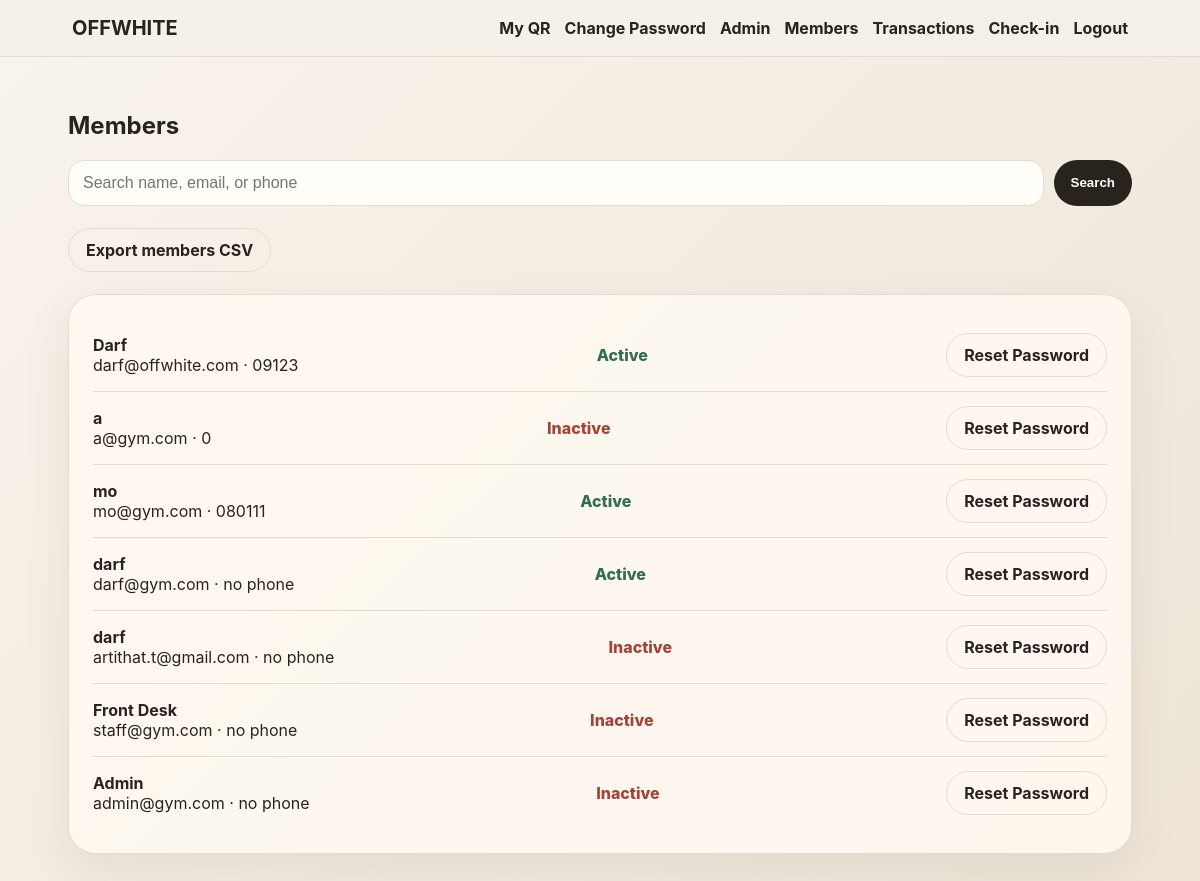
The app's page /admin/members (signed in), older data.
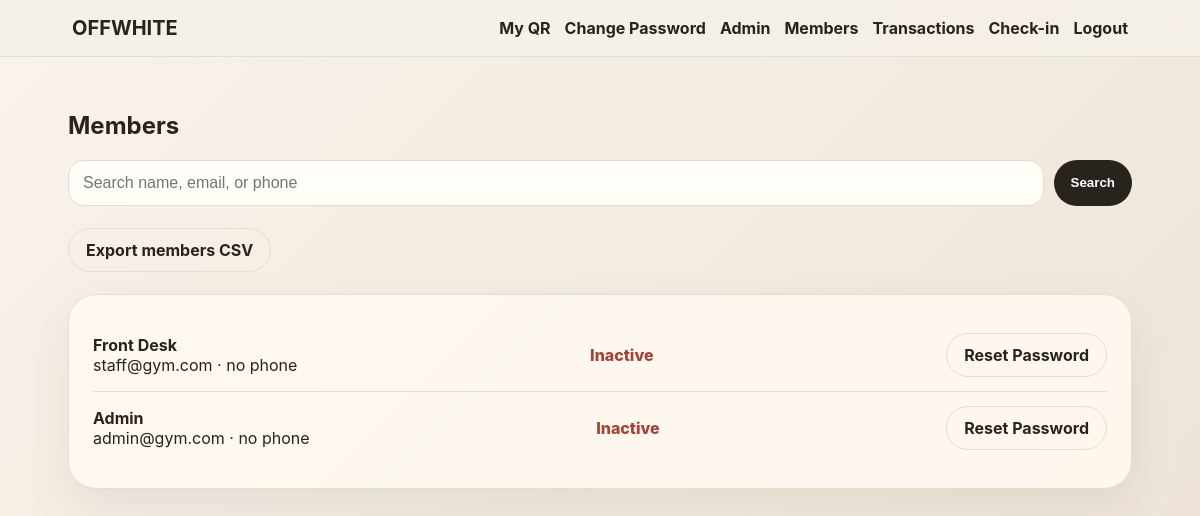
The same page, newer data.
### app.py (models this page shows)
class User(db.Model):
    id = db.Column(db.Integer, primary_key=True)
    name = db.Column(db.String(120), nullable=False)
    email = db.Column(db.String(160), unique=True, nullable=False)
    phone = db.Column(db.String(30))
    password_hash = db.Column(db.String(255), nullable=False)
    role = db.Column(db.String(20), default='member') # member, staff, admin
    created_at = db.Column(db.DateTime, default=datetime.utcnow)
    membership_type = db.Column(db.String(30))
    membership_expiry = db.Column(db.DateTime)
    member_qr_token = db.Column(db.String(80), unique=True, default=lambda: uuid.uuid4().hex)
    payments = db.relationship('Payment', backref='user', lazy=True)

### app.py (the view)
@app.route('/admin/members')
@staff_required
def members():
    q = request.args.get('q','').strip()
    query = User.query
    if q:
        query = query.filter((User.name.ilike(f'%{q}%')) | (User.email.ilike(f'%{q}%')) | (User.phone.ilike(f'%{q}%')))
    return render_template('members.html', members=query.order_by(User.created_at.desc()).all(), q=q, now=datetime.utcnow())

### app.py (called while the page is built)
def current_user():
    uid = session.get('user_id')
    return User.query.get(uid) if uid else None

@app.context_processor
def inject_globals():
    return dict(current_user=current_user(), gym_name=GYM_NAME, payment_mode=PAYMENT_MODE, plans=PLANS)

def staff_required(fn):
    @wraps(fn)
    def wrapper(*args, **kwargs):
        u = current_user()
        if not u or u.role not in ['staff', 'admin']:
            flash('Staff access required.', 'danger')
            return redirect(url_for('home'))
        return fn(*args, **kwargs)
    return wrapper

### templates/members.html
{% extends 'base.html' %}{% block content %}<h2>Members</h2><form class="search"><input name="q" value="{{q}}" placeholder="Search name, email, or phone"><button class="btn">Search</button></form><div class="actions"><a class="btn ghost" href="{{url_for('export_members_csv')}}">Export members CSV</a></div><div class="card table">{% for m in members %}<div class="row"><a class="link" href="{{url_for('member_detail',user_id=m.id)}}"><div><b>{{m.name}}</b><br><span>{{m.email}} · {{m.phone or 'no phone'}}</span></div></a><span class="status {{'good' if m.membership_expiry and m.membership_expiry>now else 'bad'}}">{{'Active' if m.membership_expiry and m.membership_expiry>now else 'Inactive'}}</span>{% if current_user.role == 'admin' %}<a class="btn ghost" href="{{url_for('admin_reset_password',user_id=m.id)}}">Reset Password</a>{% endif %}</div>{% endfor %}</div>{% endblock %}

### templates/base.html (shortened to what this page needs)
<!doctype html><html lang="en"><head>
<link rel="stylesheet" href="{{ url_for('static', filename='style.css') }}">
</head><body>
<nav class="nav"><a class="brand" href="{{ url_for('home') }}">{{ gym_name }}</a><div>
{% if current_user %}
<a href="{{ url_for('dashboard') }}">My QR</a><a href="{{ url_for('change_password') }}">Change Password</a>{% if current_user.role in ['admin','staff'] %}<a href="{{ url_for('admin_dashboard') }}">Admin</a><a href="{{ url_for('members') }}">Members</a><a href="{{ url_for('transactions') }}">Transactions</a><a href="{{ url_for('checkin') }}">Check-in</a>{% endif %}<a href="{{ url_for('logout') }}">Logout</a>
{% else %}<a href="{{ url_for('login') }}">Login</a><a class="pill" href="{{ url_for('register') }}">Join</a>{% endif %}
</div></nav>
<main class="wrap">
{% block content %}{% endblock %}
</main>
</body></html>

### static/style.css (style rules this page uses)
:root { --bg:#f5f0e8;--card:#fffaf2;--ink:#28231d;--muted:#7e7467;--line:#e5dccf;--accent:#8b6f47;--accent2:#2f3b2f;--bad:#a44438;--good:#326d4f }
* { box-sizing:border-box }
body { margin:0;background:linear-gradient(135deg,#f8f3ec,#eee5d8);color:var(--ink);font-family:-apple-system,BlinkMacSystemFont,"Segoe UI",Roboto,Arial,sans-serif }
.nav { position:sticky;top:0;z-index:5;display:flex;justify-content:space-between;align-items:center;padding:16px 6vw;background:rgba(245,240,232,.86);backdrop-filter:blur(12px);border-bottom:1px solid var(--line) }
a { color:var(--ink);text-decoration:none }
.nav a { margin-left:14px;font-weight:650 }
.brand { font-size:20px;margin-left:0!important }
.pill,.btn { background:var(--ink);color:#fff!important;padding:11px 17px;border-radius:999px;border:0;display:inline-block;font-weight:750;cursor:pointer }
.btn.ghost { background:transparent;color:var(--ink)!important;border:1px solid var(--line) }
.wrap { max-width:1100px;margin:auto;padding:34px 18px }
.hero-card,.card,.form-card,.metric { background:rgba(255,250,242,.88);border:1px solid var(--line);border-radius:28px;padding:24px;box-shadow:0 18px 50px rgba(48,35,20,.08) }
.actions { display:flex;gap:12px;flex-wrap:wrap;margin:22px 0 }
input,textarea,select { width:100%;padding:13px 14px;border-radius:16px;border:1px solid var(--line);background:#fffdf8;font-size:16px }
.status { font-weight:850 }
.bad { color:var(--bad) }
.row { display:flex;justify-content:space-between;align-items:center;gap:12px;padding:14px 0;border-bottom:1px solid var(--line) }
.row:last-child { border-bottom:0 }
.search { display:flex;gap:10px;margin-bottom:14px }

Row changes from the older to the newer data that the page shows:
removed User: name "Darf", email "darf@offwhite.com", phone "09123", membership_expiry "Active"
removed User: name "a", email "a@gym.com", phone "0", membership_expiry "Inactive"
removed User: name "mo", email "mo@gym.com", phone "080111", membership_expiry "Active"
removed User: name "darf", email "darf@gym.com", phone "no phone", membership_expiry "Active"
removed User: name "darf", email "artithat.t@gmail.com", phone "no phone", membership_expiry "Inactive"
